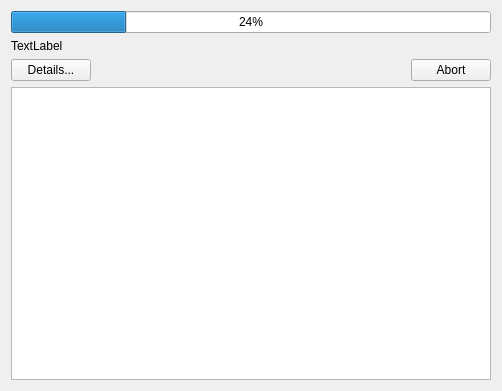
<?xml version="1.0" encoding="UTF-8"?>
<ui version="4.0">
 <class>WidgetCommandExec</class>
 <widget class="QWidget" name="WidgetCommandExec">
  <property name="geometry">
   <rect>
    <x>0</x>
    <y>0</y>
    <width>502</width>
    <height>391</height>
   </rect>
  </property>
  <property name="windowTitle">
   <string>Form</string>
  </property>
  <layout class="QGridLayout" name="gridLayout">
   <item row="0" column="0">
    <layout class="QVBoxLayout" name="verticalLayout" stretch="0,0,0,0">
     <item>
      <widget class="QProgressBar" name="progressBar">
       <property name="value">
        <number>24</number>
       </property>
      </widget>
     </item>
     <item>
      <widget class="QLabel" name="minOutputLabel">
       <property name="text">
        <string>TextLabel</string>
       </property>
      </widget>
     </item>
     <item>
      <layout class="QHBoxLayout" name="horizontalLayout">
       <item>
        <widget class="QPushButton" name="btnDetails">
         <property name="text">
          <string>Details...</string>
         </property>
        </widget>
       </item>
       <item>
        <spacer name="horizontalSpacer">
         <property name="orientation">
          <enum>Qt::Horizontal</enum>
         </property>
         <property name="sizeHint" stdset="0">
          <size>
           <width>40</width>
           <height>20</height>
          </size>
         </property>
        </spacer>
       </item>
       <item>
        <widget class="QPushButton" name="btnAbort">
         <property name="text">
          <string>Abort</string>
         </property>
        </widget>
       </item>
      </layout>
     </item>
     <item>
      <widget class="QTextEdit" name="txtDetailMessages">
       <property name="enabled">
        <bool>true</bool>
       </property>
       <property name="sizePolicy">
        <sizepolicy hsizetype="Expanding" vsizetype="MinimumExpanding">
         <horstretch>0</horstretch>
         <verstretch>0</verstretch>
        </sizepolicy>
       </property>
      </widget>
     </item>
    </layout>
   </item>
  </layout>
 </widget>
 <resources/>
 <connections/>
</ui>
